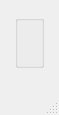
<?xml version="1.0" encoding="UTF-8"?>
<ui version="4.0">
 <class>MainWindow</class>
 <widget class="QMainWindow" name="MainWindow">
  <property name="geometry">
   <rect>
    <x>0</x>
    <y>0</y>
    <width>50</width>
    <height>115</height>
   </rect>
  </property>
  <property name="windowTitle">
   <string>MainWindow</string>
  </property>
  <widget class="QWidget" name="centralwidget">
   <layout class="QGridLayout" name="gridLayout_2">
    <property name="leftMargin">
     <number>15</number>
    </property>
    <property name="topMargin">
     <number>15</number>
    </property>
    <property name="rightMargin">
     <number>15</number>
    </property>
    <property name="bottomMargin">
     <number>15</number>
    </property>
    <property name="spacing">
     <number>10</number>
    </property>
    <item row="1" column="0">
     <widget class="QWidget" name="page_3" native="true">
      <property name="sizePolicy">
       <sizepolicy hsizetype="Minimum" vsizetype="Minimum">
        <horstretch>0</horstretch>
        <verstretch>0</verstretch>
       </sizepolicy>
      </property>
     </widget>
    </item>
    <item row="0" column="0">
     <widget class="QGroupBox" name="page_2">
      <property name="sizePolicy">
       <sizepolicy hsizetype="Preferred" vsizetype="MinimumExpanding">
        <horstretch>0</horstretch>
        <verstretch>0</verstretch>
       </sizepolicy>
      </property>
     </widget>
    </item>
   </layout>
  </widget>
  <widget class="QMenuBar" name="menubar">
   <property name="geometry">
    <rect>
     <x>0</x>
     <y>0</y>
     <width>50</width>
     <height>22</height>
    </rect>
   </property>
  </widget>
  <widget class="QStatusBar" name="statusbar"/>
 </widget>
 <resources/>
 <connections/>
</ui>
